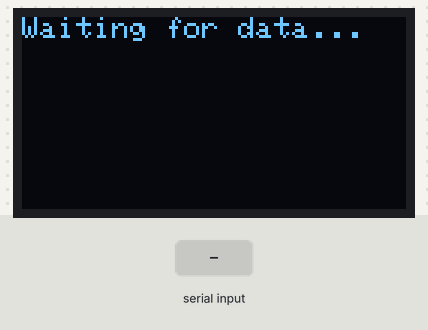
A sketch run on a simulated Arduino Uno, built with avr-gcc and run on an emulated ATmega328P. Shown: 128×64 one-colour display. The test bench sets the inputs (shaded band).

Above: at 1.2 s.
1.3 s: "90,45\n" received over the second serial link
At 4.6 s:
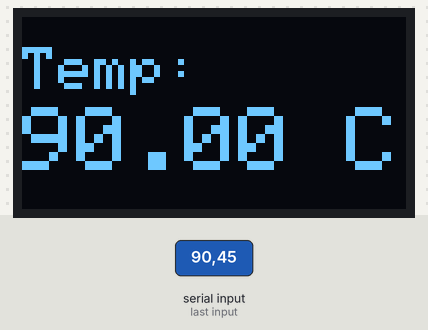
At 14.5 s:
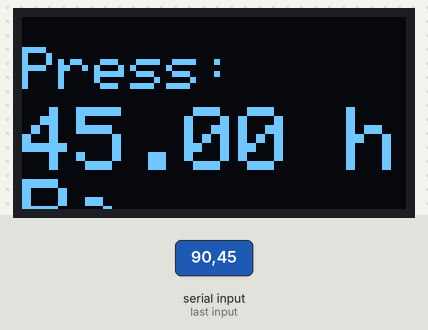
Timing chart, 0 to 16.0 s (numbered marks = the images above; inputs shaded):
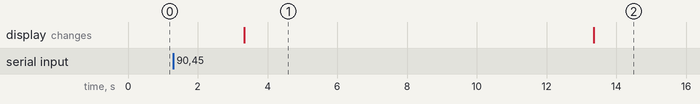

Measured:
- after the input at 1.3 s, the display: changes after 2.0 s (image 1)
- what the display in image 1 shows lasts 10.1 s, from 3.3 s to 13.4 s

The sketch:

Elektroniikkapaja_Oled_kaappain.ino
```cpp
#include <Wire.h>
#include <Adafruit_GFX.h>
#include <Adafruit_SSD1306.h>
#include <SoftwareSerial.h>

#define SCREEN_WIDTH 128 // OLED display width, in pixels
#define SCREEN_HEIGHT 64 // OLED display height, in pixels

// Declaration for an SSD1306 display connected to I2C (SDA, SCL pins)
#define OLED_RESET 4 // Reset pin # (or -1 if sharing Arduino reset pin)
Adafruit_SSD1306 display(SCREEN_WIDTH, SCREEN_HEIGHT, &Wire, OLED_RESET);

// Define SoftwareSerial pins
#define RX_PIN 10 // Pin connected to the TX of the external device
#define TX_PIN 11 // Pin connected to the RX of the external device

// Initialize SoftwareSerial
SoftwareSerial softSerial(RX_PIN, TX_PIN);

void displayData(const char* label, float value, const char* unit) {
  display.clearDisplay();               // Clear the display
  display.setCursor(0, 10);             // Set cursor position
  display.setTextSize(2);               // Set text size for label
  display.print(label);                 // Print label
  display.setTextSize(3);               // Set text size for value
  display.setCursor(0, 30);
  display.print(value, 2);              // Display value with 2 decimal points
  display.print(" ");
  display.print(unit);                  // Display unit
  display.display();                    // Update display
}

void setup() {
  // Initialize SoftwareSerial
  softSerial.begin(9600); // Use the baud rate of the external device

  // Initialize OLED
  if (!display.begin(SSD1306_SWITCHCAPVCC, 0x3D)) { // Use the correct I2C address
    Serial.println(F("SSD1306 allocation failed"));
    for (;;); // Don't proceed, loop forever
  }
  display.clearDisplay();
  display.setTextSize(1);
  display.setTextColor(SSD1306_WHITE);
  display.setCursor(0, 0);
  display.println(F("Waiting for data..."));
  display.display();
}

void loop() {
  float data[4];

  // Check if data is available on SoftwareSerial
  if (softSerial.available() > 0) {
    // Read 4 float values sequentially
    for (int i = 0; i < 4; i++) {
      data[i] = softSerial.parseFloat();
    }

    // Display each value with a 10-second delay
    displayData("Temp:", data[0], "C");
    delay(10000);

    displayData("Press:", data[1], "hPa");
    delay(10000);

    displayData("Hum:", data[2], "%");
    delay(10000);

    displayData("Bat:", data[3], "V");
    delay(10000);
  }
}
```
